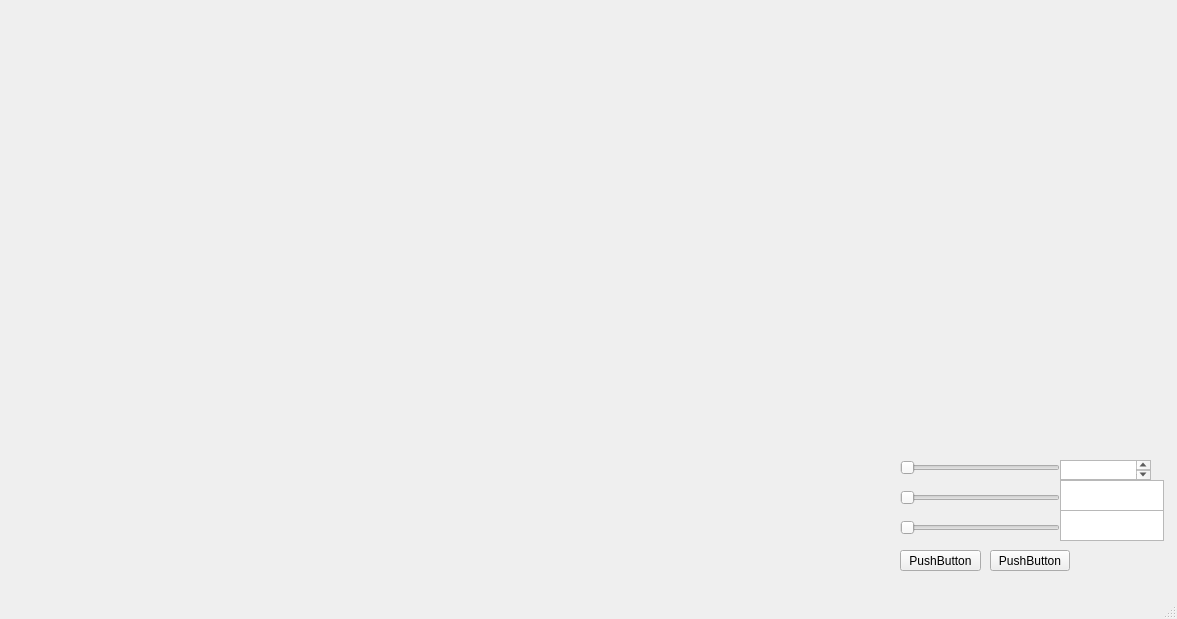
<?xml version="1.0" encoding="UTF-8"?>
<ui version="4.0">
 <class>MainWindow</class>
 <widget class="QMainWindow" name="MainWindow">
  <property name="geometry">
   <rect>
    <x>0</x>
    <y>0</y>
    <width>1177</width>
    <height>619</height>
   </rect>
  </property>
  <property name="windowTitle">
   <string>MainWindow</string>
  </property>
  <widget class="QWidget" name="centralwidget">
   <widget class="QPushButton" name="pushButton">
    <property name="geometry">
     <rect>
      <x>900</x>
      <y>550</y>
      <width>81</width>
      <height>21</height>
     </rect>
    </property>
    <property name="text">
     <string>PushButton</string>
    </property>
   </widget>
   <widget class="QSlider" name="horizontalSlider">
    <property name="geometry">
     <rect>
      <x>900</x>
      <y>520</y>
      <width>160</width>
      <height>16</height>
     </rect>
    </property>
    <property name="orientation">
     <enum>Qt::Horizontal</enum>
    </property>
   </widget>
   <widget class="QSlider" name="horizontalSlider_2">
    <property name="geometry">
     <rect>
      <x>900</x>
      <y>490</y>
      <width>160</width>
      <height>16</height>
     </rect>
    </property>
    <property name="orientation">
     <enum>Qt::Horizontal</enum>
    </property>
   </widget>
   <widget class="QSlider" name="horizontalSlider_3">
    <property name="geometry">
     <rect>
      <x>900</x>
      <y>460</y>
      <width>160</width>
      <height>16</height>
     </rect>
    </property>
    <property name="orientation">
     <enum>Qt::Horizontal</enum>
    </property>
   </widget>
   <widget class="QPushButton" name="pushButton_2">
    <property name="geometry">
     <rect>
      <x>990</x>
      <y>550</y>
      <width>80</width>
      <height>21</height>
     </rect>
    </property>
    <property name="text">
     <string>PushButton</string>
    </property>
   </widget>
   <widget class="QTextEdit" name="textEdit">
    <property name="geometry">
     <rect>
      <x>1060</x>
      <y>460</y>
      <width>91</width>
      <height>20</height>
     </rect>
    </property>
   </widget>
   <widget class="QTextEdit" name="textEdit_2">
    <property name="geometry">
     <rect>
      <x>1060</x>
      <y>480</y>
      <width>104</width>
      <height>31</height>
     </rect>
    </property>
   </widget>
   <widget class="QTextEdit" name="textEdit_3">
    <property name="geometry">
     <rect>
      <x>1060</x>
      <y>510</y>
      <width>104</width>
      <height>31</height>
     </rect>
    </property>
   </widget>
   <widget class="QWidget" name="verticalLayoutWidget">
    <property name="geometry">
     <rect>
      <x>40</x>
      <y>10</y>
      <width>811</width>
      <height>461</height>
     </rect>
    </property>
    <layout class="QVBoxLayout" name="verticalLayout"/>
   </widget>
  </widget>
  <widget class="QMenuBar" name="menubar">
   <property name="geometry">
    <rect>
     <x>0</x>
     <y>0</y>
     <width>1177</width>
     <height>23</height>
    </rect>
   </property>
  </widget>
  <widget class="QStatusBar" name="statusbar"/>
 </widget>
 <resources/>
 <connections/>
</ui>
